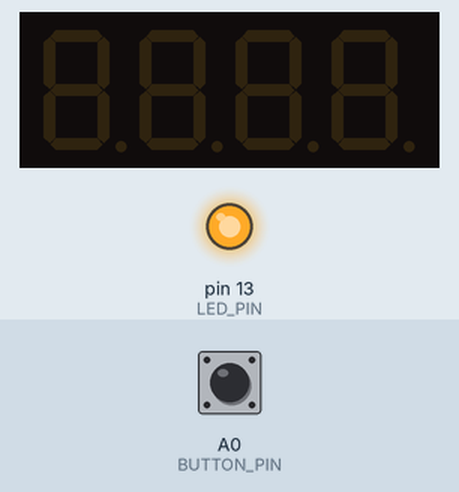
Bench run of a program on a simulated Teensy 3. On the bench: 4-digit seven-segment display, output pins drawn as LEDs (lit = HIGH). The inputs (shaded band) are chosen by the test bench; at power-on: A0 (BUTTON_PIN) LOW. Random numbers use the default seed unless the program sets one.

Above: at 1.2 s.
1.3 s: A0 (BUTTON_PIN) pulled HIGH for 0.15 s
At 2.2 s:
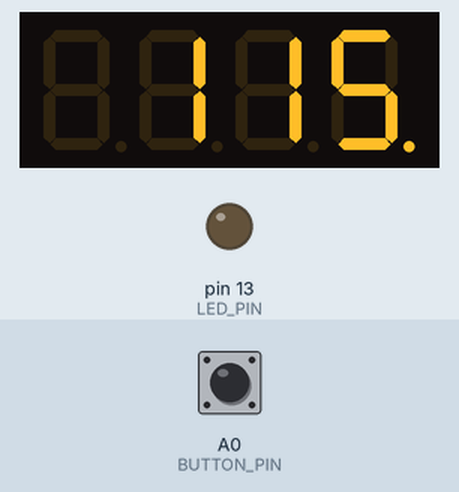
4.4 s: A0 (BUTTON_PIN) pulled HIGH for 1 s
At 5.7 s:
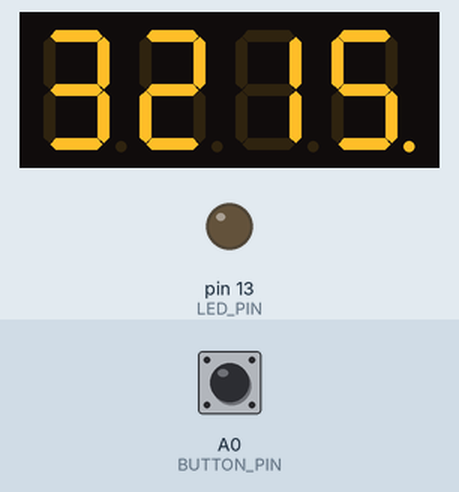
8.4 s: A0 (BUTTON_PIN) pulled HIGH for 0.15 s
At 8.8 s:
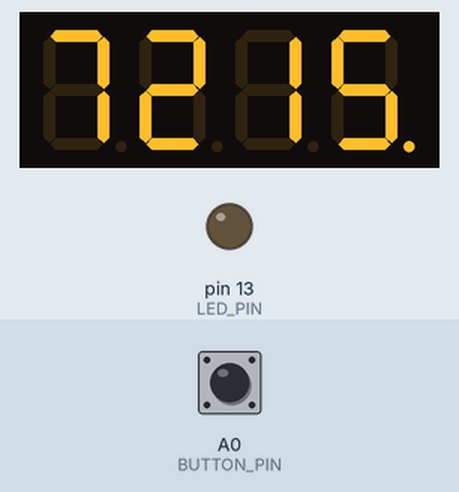
11.5 s: A0 (BUTTON_PIN) pulled HIGH for 3.2 s
At 13.6 s:
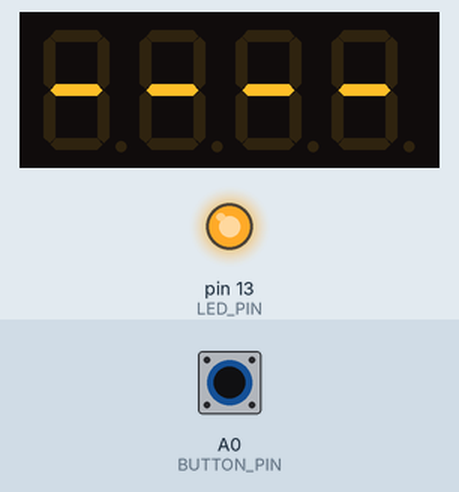
16.2 s: A0 (BUTTON_PIN) pulled HIGH for 0.15 s
At 17.1 s:
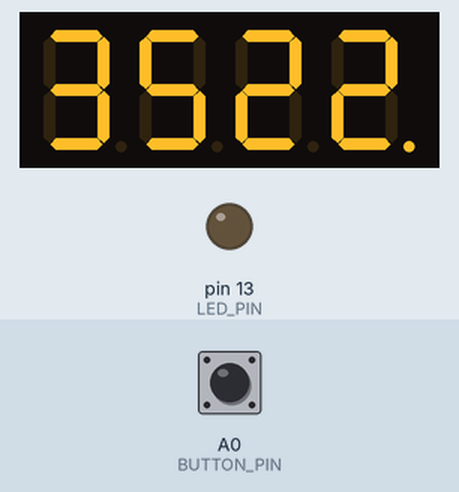
Timing chart, 0 to 21.5 s (numbered marks = the images above; inputs shaded):
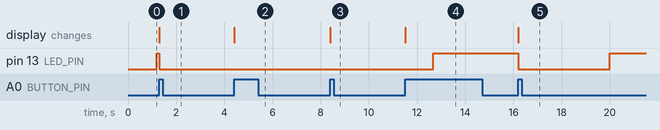

Measured:
- after the input at 1.3 s, pin 13 (LED_PIN): HIGH → LOW at once; the display: changes at once (image 1)
- after the input at 4.4 s, the display: changes at once (image 2)
- after the input at 8.4 s, the display: changes at once (image 3)
- after the input at 11.5 s, the display: changes at once (image 4)
- after the input at 16.2 s, pin 13 (LED_PIN): HIGH → LOW at once, → HIGH 3.8 s later; the display: changes at once (image 5)

The program:

main.cpp
```cpp
#include <Arduino.h>
#include <SevSeg.h>

/************************
 * Constants
 ************************/

static const uint8_t LED_PIN = 13;
static const uint8_t BUTTON_PIN = 14;

// 7-Segment Display Pins
static const uint8_t DISPLAY_1_PIN = 23;
static const uint8_t DISPLAY_2_PIN = 22;
static const uint8_t DISPLAY_3_PIN = 21;
static const uint8_t DISPLAY_4_PIN = 20;
static const uint8_t DISPLAY_A_PIN = 3;
static const uint8_t DISPLAY_B_PIN = 4;
static const uint8_t DISPLAY_C_PIN = 5;
static const uint8_t DISPLAY_D_PIN = 6;
static const uint8_t DISPLAY_E_PIN = 7;
static const uint8_t DISPLAY_F_PIN = 8;
static const uint8_t DISPLAY_G_PIN = 9;
static const uint8_t DISPLAY_DP_PIN = 10;

// Delay before accepting button state change for debouncing purposes
static const unsigned long LOCKOUT_DELAY_MILLIS = 100;

/************************
 * Variables
 ************************/
// True if the button has been pressed but not actioned
volatile bool gButtonStateChangeToAction = false;
// The debounced button state
uint8_t gButtonState = LOW;

// Seven Segment display instance
SevSeg mSevenSegmentDisplay;

// The system time that the light will next turn on after
unsigned long mSystemTimeOfNextLight = 0;
// The system time at which the light last turned on
unsigned long mLastLightOnTime = 0;

/*********************
 * Interrupt routines
 *********************/
void buttonPressedISR() {
  unsigned long currentMillis = millis();
  cli();
  static unsigned long lastButtonStateChangeTime = 0;
  uint8_t newButtonState = digitalReadFast(BUTTON_PIN);

  // Make sure we're not in the lockout period
  if (currentMillis - lastButtonStateChangeTime > LOCKOUT_DELAY_MILLIS) {
    // Only do anything if we've changed state
    if (gButtonState != newButtonState) {
      lastButtonStateChangeTime = currentMillis;
      gButtonStateChangeToAction = true;
      gButtonState = newButtonState;
    }
  }
  sei();
}

/*********************
 * Utility
 *********************/
long generateNextLightTime() {
  return millis() + 1000 + random(5000);
}

/*********************
 * Entry Point methods
 *********************/
// Setup function - executes once on startup
void setup() {
  // Set up pins and internals
  pinMode(LED_PIN, OUTPUT);
  pinMode(BUTTON_PIN, INPUT_PULLDOWN);

  // Set up display
  byte numDigits = 4;
  byte digitPins[] = {DISPLAY_1_PIN, DISPLAY_2_PIN, DISPLAY_3_PIN,
                      DISPLAY_4_PIN};
  byte segmentPins[] = {DISPLAY_A_PIN, DISPLAY_B_PIN, DISPLAY_C_PIN,
                        DISPLAY_D_PIN, DISPLAY_E_PIN, DISPLAY_F_PIN,
                        DISPLAY_G_PIN, DISPLAY_DP_PIN};
  mSevenSegmentDisplay.begin(N_TRANSISTORS, numDigits, digitPins, segmentPins, true, false, false);

  // Set up Interrupts
  attachInterrupt(digitalPinToInterrupt(BUTTON_PIN), buttonPressedISR, CHANGE);

  // Other
  randomSeed(analogRead(0));
  mSystemTimeOfNextLight = generateNextLightTime();
}

// Loop function - loops :)
void loop() {

  // Turn the LED after a random period
  if (millis() > mSystemTimeOfNextLight && digitalRead(LED_PIN) == LOW) {
    digitalWrite(LED_PIN, HIGH);
    mLastLightOnTime = millis();
  }

  // Check to see if the user has pressed the button
  if (gButtonStateChangeToAction && gButtonState == HIGH) {
    long curTime = millis();
    // Turn the light off
    digitalWrite(LED_PIN, LOW);
    // Calculate the time difference and display it
    long timeDiff = curTime - mLastLightOnTime;
    mSevenSegmentDisplay.setNumber(timeDiff, 0);
    // Reset for next time
    mSystemTimeOfNextLight = generateNextLightTime();
    gButtonStateChangeToAction = false;
  }

  mSevenSegmentDisplay.refreshDisplay();
}
```
